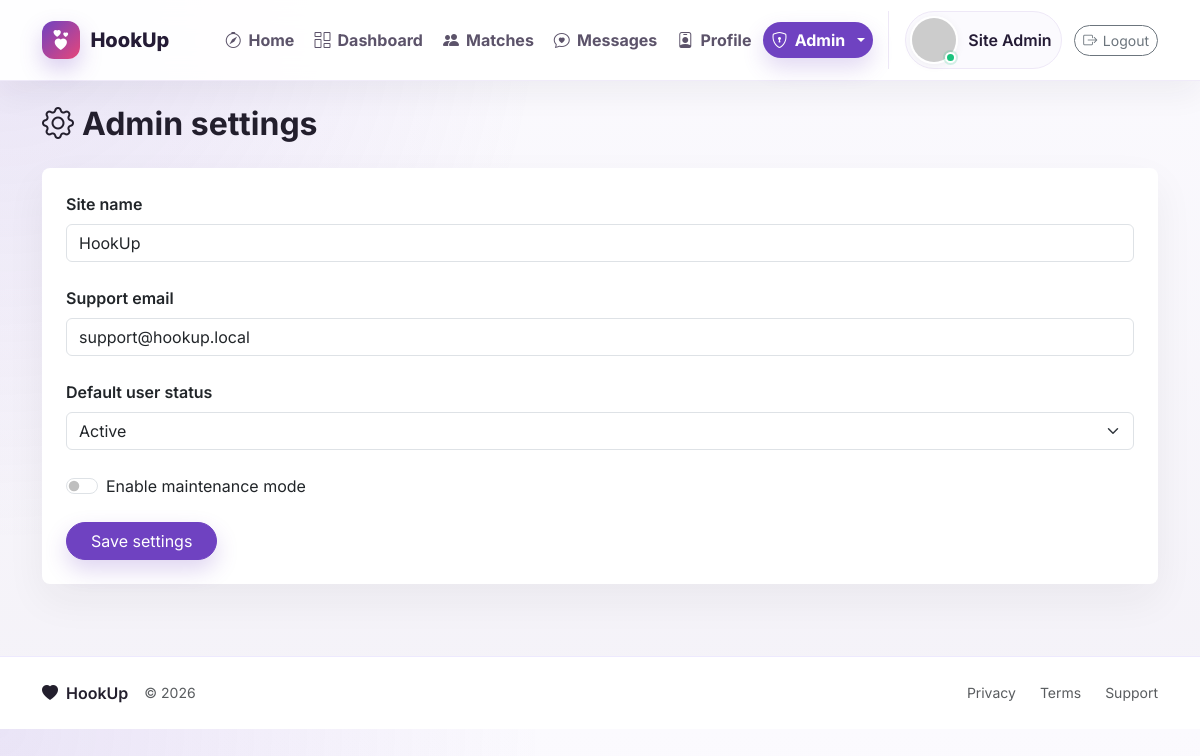
Screenshot of /admin/settings.php (signed in) with the database file from the repository.
### tables this page shows
CREATE TABLE IF NOT EXISTS profiles (
  user_id BIGINT UNSIGNED PRIMARY KEY,
  display_name VARCHAR(120) NOT NULL,
  username VARCHAR(40) NOT NULL UNIQUE,
  age TINYINT UNSIGNED NOT NULL,
  city VARCHAR(120) NOT NULL,
  gender ENUM('female', 'male', 'non_binary') NOT NULL DEFAULT 'female',
  looking_for ENUM('female', 'male', 'everyone') NOT NULL DEFAULT 'everyone',
  profile_visibility ENUM('public', 'matches', 'private') NOT NULL DEFAULT 'public',
  bio TEXT NOT NULL,
  avatar_url VARCHAR(500) NULL,
  is_featured TINYINT(1) NOT NULL DEFAULT 0,
  created_at DATETIME NOT NULL DEFAULT CURRENT_TIMESTAMP,
  updated_at DATETIME NOT NULL DEFAULT CURRENT_TIMESTAMP ON UPDATE CURRENT_TIMESTAMP,
  CONSTRAINT fk_profiles_user FOREIGN KEY (user_id) REFERENCES users(id) ON DELETE CASCADE,
  INDEX idx_profiles_city (city),
  INDEX idx_profiles_gender (gender),
  INDEX idx_profiles_featured (is_featured)
);

CREATE TABLE IF NOT EXISTS settings (
  setting_key VARCHAR(120) PRIMARY KEY,
  setting_value TEXT NOT NULL,
  updated_at DATETIME NOT NULL DEFAULT CURRENT_TIMESTAMP ON UPDATE CURRENT_TIMESTAMP
);

### config/config.php (called while the page is built)
<?php
return [
    'app' => [
        'name' => getenv('APP_NAME') ?: 'HookUp',
        'env' => getenv('APP_ENV') ?: 'development',
        'url' => getenv('APP_URL') ?: 'http://localhost/Hookup/',
        'timezone' => getenv('APP_TIMEZONE') ?: 'Africa/Lagos',
    ],
    'database' => [
        'host' => getenv('DB_HOST') ?: '127.0.0.1',
        'port' => getenv('DB_PORT') ?: '3306',
        'name' => getenv('DB_DATABASE') ?: 'hookup',
        'user' => getenv('DB_USERNAME') ?: 'root',
        'pass' => getenv('DB_PASSWORD') ?: '',
        'charset' => 'utf8mb4',
    ],
    'paystack' => [
        'public_key' => getenv('PAYSTACK_PUBLIC_KEY') ?: '',
        'secret_key' => getenv('PAYSTACK_SECRET_KEY') ?: '',
        'transaction_charge_percent' => (float) (getenv('PAYSTACK_TRANSACTION_CHARGE_PERCENT') ?: 3),
    ],
];

### app/bootstrap.php (called while the page is built, shortened)
<?php
$config = require APP_ROOT . '/config/config.php';
require APP_ROOT . '/app/Database.php';
require APP_ROOT . '/app/helpers.php';
require APP_ROOT . '/app/Auth.php';
require APP_ROOT . '/app/Repositories.php';

### app/Database.php (called while the page is built, shortened)
<?php
final class Database
{
    private static ?PDO $connection = null;
    public static function connection(): PDO
    {
        global $config;
        if (self::$connection instanceof PDO) {
            return self::$connection;
        }
        $db = $config['database'];
        $dsn = sprintf(
            'mysql:host=%s;port=%s;dbname=%s;charset=%s',
            $db['host'],
            $db['port'],
            $db['name'],
            $db['charset']
        );
        self::$connection = new PDO($dsn, $db['user'], $db['pass'], [
            PDO::ATTR_ERRMODE => PDO::ERRMODE_EXCEPTION,
            PDO::ATTR_DEFAULT_FETCH_MODE => PDO::FETCH_ASSOC,
            PDO::ATTR_EMULATE_PREPARES => false,
        ]);
        return self::$connection;
    }
}

### app/Auth.php (called while the page is built, shortened)
<?php
function current_user(): ?array
{
    static $user = false;
    if ($user !== false) {
        return $user;
    }
    $stmt = db()->prepare(
        'SELECT u.*, p.display_name, p.username, p.age, p.city, p.bio, p.avatar_url,
                uv.overall_status AS verification_status
         FROM users u
         LEFT JOIN profiles p ON p.user_id = u.id
         LEFT JOIN user_verifications uv ON uv.user_id = u.id
         WHERE u.id = :id AND u.deleted_at IS NULL
         LIMIT 1'
    );
    $stmt->execute(['id' => (int) $_SESSION['user_id']]);
    $row = $stmt->fetch();
    if ($row) {
        mark_user_seen((int) $row['id']);
        if (db_column_exists('users', 'last_seen_at')) {
            $row['last_seen_at'] = date('Y-m-d H:i:s');
        }
    }
    $user = $row ?: null;
    return $user;
}
function require_auth(): array
{
    $user = current_user();
    return $user;
}
function require_admin(): array
{
    $user = require_auth();
    return $user;
}

### app/Repositories.php (called while the page is built, shortened)
<?php
function get_setting(string $key, string $default = ''): string
{
    $stmt = db()->prepare('SELECT setting_value FROM settings WHERE setting_key = :key LIMIT 1');
    $stmt->execute(['key' => $key]);
    $value = $stmt->fetchColumn();
    return $value === false ? $default : (string) $value;
}

### admin/settings.php (the view, shortened to what this page needs)
<?php
require dirname(__DIR__) . '/app/bootstrap.php';
$user = require_admin();
$activePage = 'admin-settings';
require APP_ROOT . '/app/layout-header.php';
?>
<h1 class="h2 fw-bold mb-4"><i class="bi bi-gear me-2"></i>Admin settings</h1>
<div class="card p-4">
  <form method="post" action="<?= e(url('actions/admin_settings.php')) ?>">
    <div class="mb-4">
      <label class="form-label fw-semibold" for="site_name">Site name</label>
      <input type="text" class="form-control" name="site_name" id="site_name" value="<?= e(get_setting('site_name', config_value('app.name', 'HookUp'))) ?>" maxlength="120" required>
    </div>
    <div class="mb-4">
      <label class="form-label fw-semibold" for="support_email">Support email</label>
      <input type="email" class="form-control" name="support_email" id="support_email" value="<?= e(get_setting('support_email', 'support@example.com')) ?>" required>
    </div>
    <div class="mb-4">
      <label class="form-label fw-semibold" for="default_user_status">Default user status</label>
      <select class="form-select" name="default_user_status" id="default_user_status">
        <?php foreach (['active', 'inactive'] as $option): ?>
          <option value="<?= e($option) ?>" <?= get_setting('default_user_status', 'active') === $option ? 'selected' : '' ?>><?= e(ucfirst($option)) ?></option>
        <?php endforeach; ?>
      </select>
    </div>
    <div class="form-check form-switch mb-4">
      <input class="form-check-input" type="checkbox" name="maintenance_mode" value="1" id="maintenanceMode" <?= get_setting('maintenance_mode', '0') === '1' ? 'checked' : '' ?>>
      <label class="form-check-label" for="maintenanceMode">Enable maintenance mode</label>
    </div>
    <button class="btn btn-primary rounded-pill px-4">Save settings</button>
  </form>
</div>
<?php require APP_ROOT . '/app/layout-footer.php'; ?>

### app/layout-header.php (shortened to what this page needs)
<?php
$authUser = current_user();
$activePage = $activePage ?? '';
$bodyClass = $bodyClass ?? '';
?>
<!DOCTYPE html>
<html lang="en">
<head>
  <link href="https://cdn.jsdelivr.net/npm/bootstrap@5.3.2/dist/css/bootstrap.min.css" rel="stylesheet">
  <link rel="stylesheet" href="https://cdn.jsdelivr.net/npm/bootstrap-icons@1.11.3/font/bootstrap-icons.min.css">
  <link rel="stylesheet" href="<?= e(public_path('assets/css/app.css?v=20261014a')) ?>">
</head>
<body class="<?= e($bodyClass) ?>">
<nav class="navbar navbar-expand-lg app-navbar sticky-top">
  <div class="container">
    <a class="navbar-brand app-brand" href="<?= e(url('index.php')) ?>">
      <span class="app-brand-mark"><i class="bi bi-hearts"></i></span>
      <span><?= e(config_value('app.name', 'HookUp')) ?></span>
    </a>
    <div class="collapse navbar-collapse" id="mainNav">
      <?php if ($authUser): ?>
        <ul class="navbar-nav app-nav-links me-auto mb-2 mb-lg-0">
          <li class="nav-item"><a class="nav-link <?= $activePage === 'home' ? 'active-page' : '' ?>" href="<?= e(url('index.php')) ?>"><i class="bi bi-compass"></i><span>Home</span></a></li>
          <li class="nav-item"><a class="nav-link <?= $activePage === 'dashboard' ? 'active-page' : '' ?>" href="<?= e(url('dashboard.php')) ?>"><i class="bi bi-columns-gap"></i><span>Dashboard</span></a></li>
          <li class="nav-item"><a class="nav-link <?= $activePage === 'matches' ? 'active-page' : '' ?>" href="<?= e(url('matches.php')) ?>"><i class="bi bi-people-fill"></i><span>Matches</span></a></li>
          <li class="nav-item"><a class="nav-link <?= $activePage === 'messages' ? 'active-page' : '' ?>" href="<?= e(url('messages.php')) ?>"><i class="bi bi-chat-heart"></i><span>Messages</span></a></li>
          <li class="nav-item"><a class="nav-link <?= $activePage === 'profile' ? 'active-page' : '' ?>" href="<?= e(url('profile.php')) ?>"><i class="bi bi-person-badge"></i><span>Profile</span></a></li>
          <?php if (($authUser['role'] ?? '') === 'admin'): ?>
            <li class="nav-item dropdown">
              <a class="nav-link dropdown-toggle <?= strpos($activePage, 'admin') === 0 ? 'active-page' : '' ?>" href="#" role="button" data-bs-toggle="dropdown">
                <i class="bi bi-shield-lock"></i><span>Admin</span>
              </a>
            </li>
          <?php endif; ?>
        </ul>
        <div class="app-user-area">
          <a href="<?= e(url('profile.php')) ?>" class="app-user-chip">
            <?= profile_avatar($authUser, 'profile-avatar', ['alt' => 'My avatar']) ?>
            <span class="fw-semibold d-none d-lg-block"><?= e($authUser['display_name'] ?: $authUser['email']) ?></span>
          </a>
          <form method="post" action="<?= e(url('logout.php')) ?>" class="m-0">
            <button class="btn btn-outline-secondary btn-sm rounded-pill app-logout-btn" title="Logout"><i class="bi bi-box-arrow-right"></i><span>Logout</span></button>
          </form>
        </div>
      <?php endif; ?>
    </div>
  </div>
</nav>
<main class="container py-4">

### assets/css/app.css (style rules this page uses)
* { font-family: "Inter", system-ui, -apple-system, "Segoe UI", Roboto, sans-serif; }
body { background: radial-gradient(circle at top left, rgba(111, 66, 193, 0.12), transparent 34rem), linear-gradient(180deg, #fbfafe 0%, #f4f2f8 100%); color: #231f2d; }
a { color: #6f42c1; }
.app-navbar { background: rgba(255, 255, 255, 0.94); border-bottom: 1px solid rgba(111, 66, 193, 0.1); box-shadow: 0 12px 32px rgba(35, 31, 45, 0.06); backdrop-filter: blur(14px); padding: 0.7rem 0; }
.navbar-brand, .app-brand { color: #241b35 !important; font-weight: 800; }
.app-brand { display: inline-flex; align-items: center; gap: 0.65rem; letter-spacing: 0; }
.app-brand-mark { width: 38px; height: 38px; border-radius: 12px; display: inline-flex; align-items: center; justify-content: center; color: #fff; background: linear-gradient(135deg, #6f42c1, #e6467a); box-shadow: 0 10px 22px rgba(111, 66, 193, 0.26); }
.brand-icon, .app-brand-mark .bi { color: inherit; }
.app-nav-links { gap: 0.25rem; margin-left: clamp(1rem, 3vw, 2rem); }
.app-nav-links .nav-link { color: #5c536a; display: inline-flex; align-items: center; gap: 0.45rem; border-radius: 999px; padding: 0.62rem 0.9rem; font-weight: 700; line-height: 1; }
.app-nav-links .nav-link i { font-size: 1rem; }
.app-user-area { display: flex; align-items: center; gap: 0.75rem; padding-left: 1rem; border-left: 1px solid #eee8f7; }
.app-user-chip { display: inline-flex; align-items: center; gap: 0.65rem; color: #241b35; text-decoration: none; border-radius: 999px; padding: 0.25rem 0.6rem 0.25rem 0.25rem; background: #fbfafe; border: 1px solid #eee8f7; }
.app-logout-btn { display: inline-flex; align-items: center; gap: 0.35rem; }
.btn-primary { --bs-btn-bg: #6f42c1; --bs-btn-border-color: #6f42c1; --bs-btn-hover-bg: #5a32a3; --bs-btn-hover-border-color: #5a32a3; box-shadow: 0 10px 22px rgba(111, 66, 193, 0.22); }
.card { border: 0; border-radius: 8px; box-shadow: 0 16px 40px rgba(35, 31, 45, 0.055); }
.card, .btn, .gender-choice, .list-group-item { transition: transform 160ms ease, box-shadow 160ms ease, background-color 160ms ease, border-color 160ms ease; }
.active-page { color: #fff !important; font-weight: 700; background: #6f42c1; box-shadow: 0 10px 22px rgba(111, 66, 193, 0.2); }

### rows the page displays
profiles: display_name "Site Admin"
settings: site_name "HookUp"
settings: support_email "support@hookup.local"
settings: default_user_status "Active"

### other values shown
config_value('app.name', 'HookUp') "HookUp"
